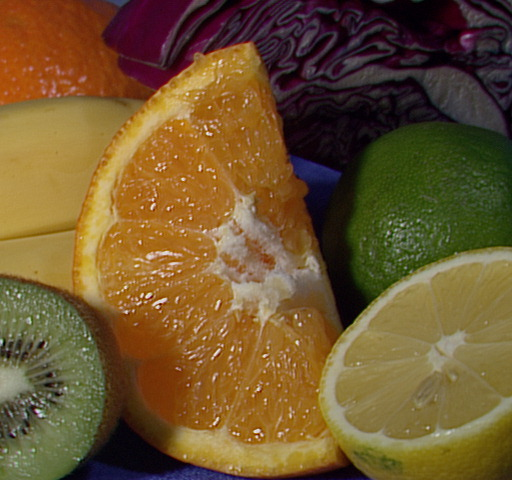
//> input picture samples/fruits.jpg, 512 x 480 px
$ ./chap05 ../samples/fruits.jpg   (built with g++ and OpenCV 4)
//> lines starting //> are read from the running program, lines starting //| are printed output that depends on the picture
// chap05.cpp : 此文件包含 "main" 函数。程序执行将在此处开始并结束。
//

#include <iostream>
#include <opencv2/core.hpp>
#include <opencv2/highgui.hpp>
#include <opencv2/imgcodecs.hpp>
#include <opencv2/imgproc.hpp>
// [139 lines of commented-out code are left out]
int main(int argc, char** argv)
{
	cv::Mat src = cv::imread(argv[1], cv::IMREAD_COLOR);
//> src is the input picture: 480 rows x 512 cols, CV_8UC3; mean B, G, R 46.2, 85.6, 110.8

	std::vector<cv::Mat> rgbChannels;
	cv::split(src, rgbChannels);
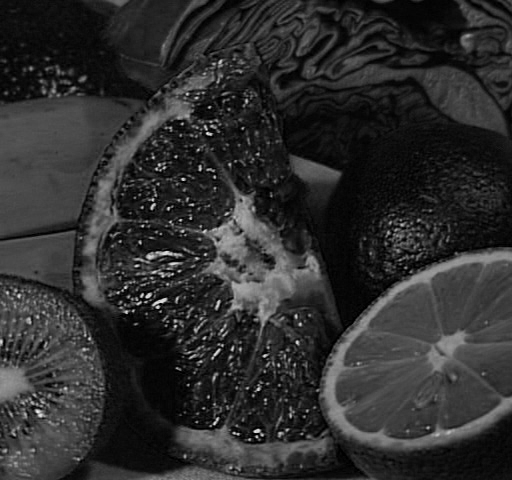
//> rgbChannels[0]: 480 rows x 512 cols, CV_8UC1; min 0, max 245, mean 46.2
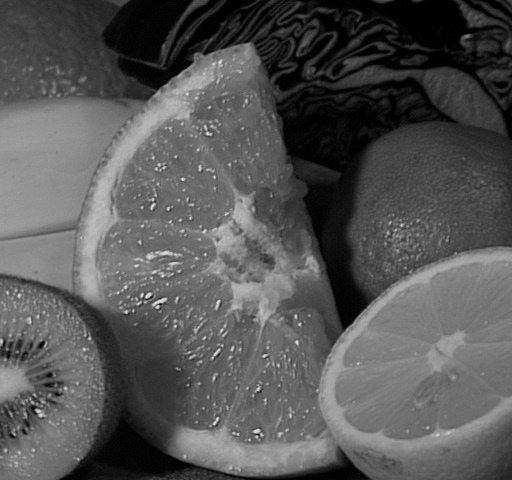
//> rgbChannels[1]: 480 rows x 512 cols, CV_8UC1; min 0, max 238, mean 85.6
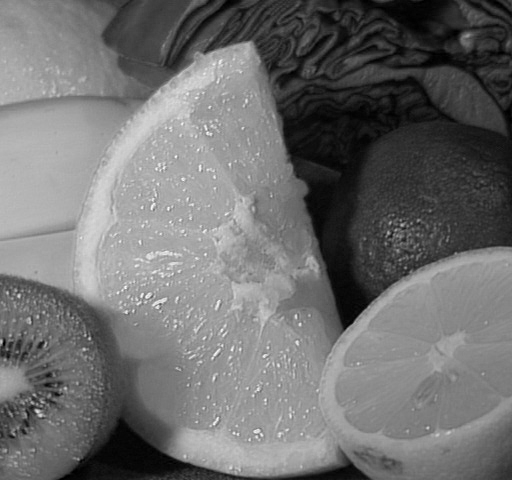
//> rgbChannels[2]: 480 rows x 512 cols, CV_8UC1; min 0, max 252, mean 110.8

	cv::Mat blank_ch, fin_img;
	blank_ch = cv::Mat::zeros(src.rows, src.cols, CV_8UC1);

	std::vector<cv::Mat> channels_r;
	channels_r.push_back(blank_ch);
	channels_r.push_back(blank_ch);
	channels_r.push_back(rgbChannels[2]);
//> channels_r[0]: 480 rows x 512 cols, CV_8UC1; every value is 0
	cv::merge(channels_r, fin_img);
	cv::namedWindow("Exercise5-6-r", 1);
	cv::imshow("Exercise5-6-r", fin_img);

	std::vector<cv::Mat> channels_g;
	channels_g.push_back(blank_ch);
	channels_g.push_back(rgbChannels[1]);
	channels_g.push_back(blank_ch);
	cv::merge(channels_g, fin_img);
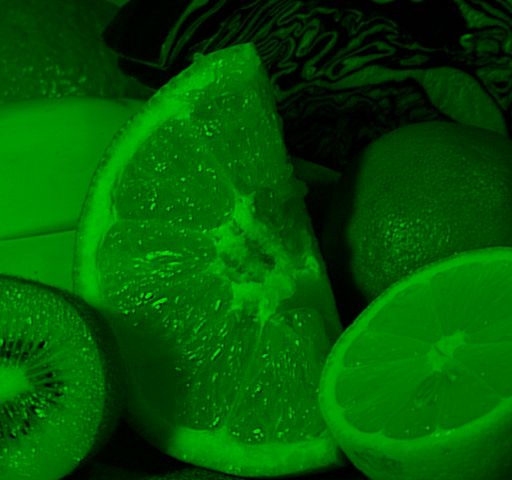
//> fin_img: 480 rows x 512 cols, CV_8UC3; mean B, G, R 0, 85.6, 0
	cv::namedWindow("Exercise5-6-g", 1);
	cv::imshow("Exercise5-6-g", fin_img);

	cv::Mat clone1 = fin_img.clone();
	cv::Mat clone2 = fin_img.clone();

	double minVal = 0;
	double maxVal = 0;
	int minIdx = 0;
	int maxIdx = 0;
	cv::minMaxIdx(rgbChannels[1], &minVal, &maxVal, &minIdx, &maxIdx);
//> maxVal = 238; minIdx = 146; maxIdx = 296
	std::cout << "minVal: " << minVal << " maxVal: " << maxVal
		<< " minIdx: " << minIdx << " maxIdx: " << maxIdx << std::endl;
//| minVal: 0 maxVal: 238 minIdx: 146 maxIdx: 296

	cv::Point minLoc;
	cv::Point maxLoc;
	cv::minMaxLoc(rgbChannels[1], &minVal, &maxVal, &minLoc, &maxLoc);
//> minLoc = Point(154, 0); maxLoc = Point(146, 296)
	std::cout << "minVal: " << minVal << " maxVal: " << maxVal
		<< " minLoc: " << minLoc << " maxLoc: " << maxLoc << std::endl;
//| minVal: 0 maxVal: 238 minLoc: [154, 0] maxLoc: [146, 296]

	uchar thresh = (uchar)((maxVal - minVal) / 2.0);
//> thresh = 119
	clone1.setTo(thresh);
//> clone1: 480 rows x 512 cols, CV_8UC3; every value is 119

	clone2.setTo(0);
//> clone2: 480 rows x 512 cols, CV_8UC3; every value is 0
	cv::compare(fin_img, clone1, clone2, cv::CMP_GE);
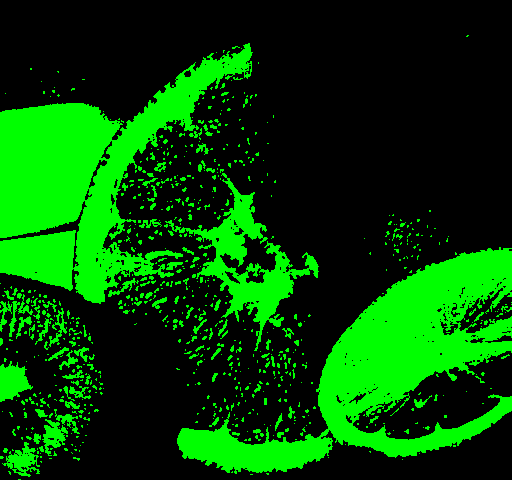
//> clone2: 480 rows x 512 cols, CV_8UC3; mean B, G, R 0, 70.7, 0

	//cv::subtract(fin_img, clone1 / 2, fin_img, clone2);
	//cv::subtract(fin_img, clone1 / 2, fin_img);
	cv::subtract(fin_img, thresh / 2, fin_img);
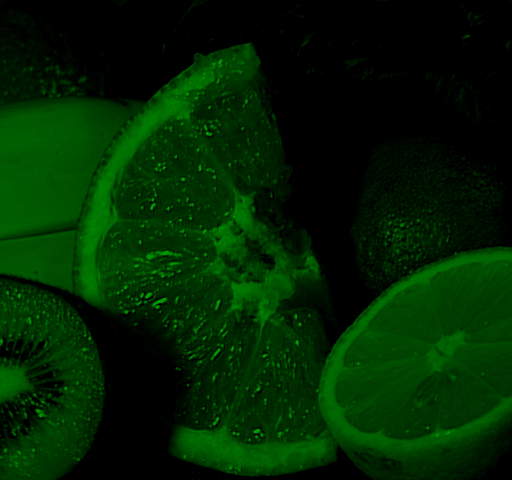
//> fin_img: 480 rows x 512 cols, CV_8UC3; mean B, G, R 0, 36.6, 0
	cv::namedWindow("Exercise5-6-f", 1);
	cv::imshow("Exercise5-6-f", fin_img);

	cv::namedWindow("clone1", 1);
	cv::imshow("clone1", clone1);

	cv::namedWindow("clone2", 1);
	cv::imshow("clone2", clone2);

	std::vector<cv::Mat> channels_b;
	channels_b.push_back(rgbChannels[0]);
	channels_b.push_back(blank_ch);
	channels_b.push_back(blank_ch);
	cv::merge(channels_b, fin_img);
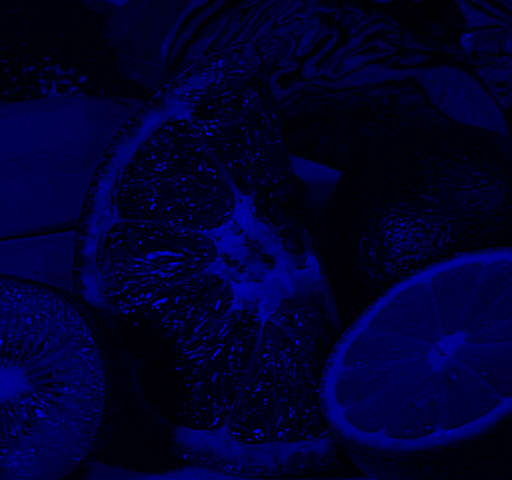
//> fin_img: 480 rows x 512 cols, CV_8UC3; mean B, G, R 46.2, 0, 0
	cv::namedWindow("Exercise5-6-b", 1);
	cv::imshow("Exercise5-6-b", fin_img);

	cv::waitKey(0);

	return 0;
}
// 运行程序: Ctrl + F5 或调试 >“开始执行(不调试)”菜单
// 调试程序: F5 或调试 >“开始调试”菜单

// 入门使用技巧:
//   1. 使用解决方案资源管理器窗口添加/管理文件
//   2. 使用团队资源管理器窗口连接到源代码管理
//   3. 使用输出窗口查看生成输出和其他消息
//   4. 使用错误列表窗口查看错误
//   5. 转到“项目”>“添加新项”以创建新的代码文件，或转到“项目”>“添加现有项”以将现有代码文件添加到项目
//   6. 将来，若要再次打开此项目，请转到“文件”>“打开”>“项目”并选择 .sln 文件
